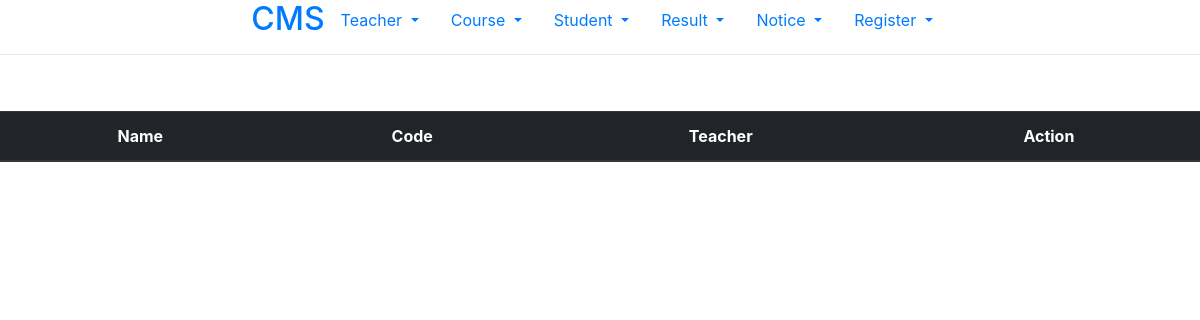
The app's page /course/index/ (signed in), older data.
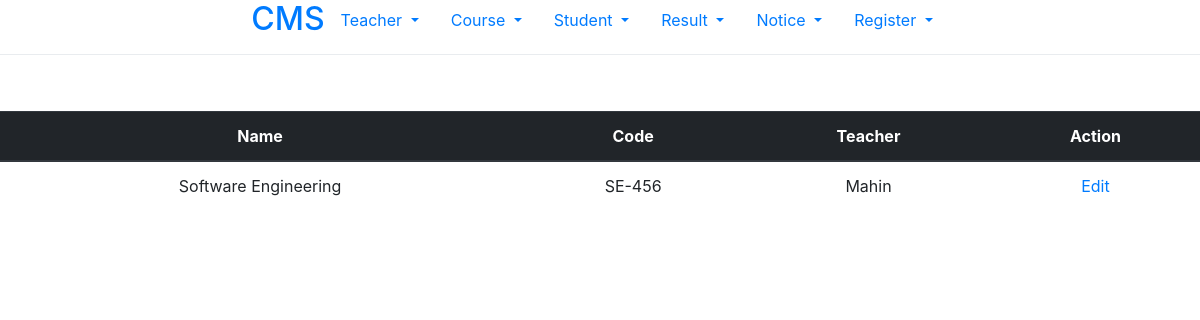
The same page, newer data.
### courses/models.py (models this page shows, shortened)
class Course(models.Model):
    name = models.CharField(max_length=200)
    code = models.CharField(max_length=15)
    teacher = models.ForeignKey(Teacher, on_delete=models.CASCADE, null=True)

### teacher/models.py (models this page shows)
class Teacher(models.Model):
    department_choice = (
        ('CSE', 'CSE'),
        ('ECE', 'ECE'),
        ('BBA', 'BBA'),
    )
    name = models.CharField(max_length=255)
    department = models.CharField(choices=department_choice, max_length=15)
    designation = models.CharField(max_length=55)
    email = models.EmailField(max_length=60)
    def __str__(self):
        return self.name

### courses/views.py (the view)
# urls.py: path('index/', views.index, name = 'show_course'),
@login_required(login_url='/')
def index(request):
    index = Course.objects.all()
    context = {
        'index': index
    }
    return render(request, 'course/index.html', context)

### templates/course/index.html
{% extends 'base/base.html' %}
{% block content %}
<div class="dropdown-divider"></div> <br><br>
<div class="bs-example">
    <table class="table text-center">
        <thead class="thead-dark">
            <tr>
                <th>Name</th>
                <th>Code</th>
                <th>Teacher</th>
                <th>Action</th>
            </tr>
        </thead>
        <tbody>
        {% for course in index %}
            <tr>
                <td>{{ course.name }}</td>
                <td>{{ course.code }}</td>
                <td>{{ course.teacher }}</td>
                <td><a href="{% url 'edit_course' course.id %}">Edit</a></td>            </tr>
        {% endfor %}
        </tbody>
    </table>
</div>
{% endblock %}

Row changes from the older to the newer data that the page shows:
added Course: name "Software Engineering", code "SE-456", teacher "Mahin"
